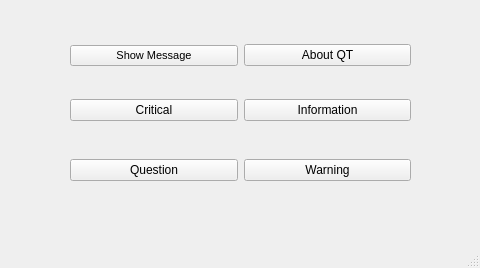
<?xml version="1.0" encoding="UTF-8"?>
<ui version="4.0">
 <class>MainWindow</class>
 <widget class="QMainWindow" name="MainWindow">
  <property name="geometry">
   <rect>
    <x>0</x>
    <y>0</y>
    <width>480</width>
    <height>268</height>
   </rect>
  </property>
  <property name="windowTitle">
   <string>MainWindow</string>
  </property>
  <widget class="QWidget" name="centralwidget">
   <widget class="QWidget" name="">
    <property name="geometry">
     <rect>
      <x>70</x>
      <y>30</y>
      <width>341</width>
      <height>51</height>
     </rect>
    </property>
    <layout class="QHBoxLayout" name="horizontalLayout">
     <item>
      <widget class="QPushButton" name="pushButton">
       <property name="font">
        <font>
         <family>Segoe UI Symbol</family>
         <pointsize>8</pointsize>
        </font>
       </property>
       <property name="text">
        <string>Show Message</string>
       </property>
      </widget>
     </item>
     <item>
      <widget class="QPushButton" name="pushButton_2">
       <property name="text">
        <string>About QT</string>
       </property>
      </widget>
     </item>
    </layout>
   </widget>
   <widget class="QWidget" name="">
    <property name="geometry">
     <rect>
      <x>70</x>
      <y>90</y>
      <width>341</width>
      <height>41</height>
     </rect>
    </property>
    <layout class="QHBoxLayout" name="horizontalLayout_2">
     <item>
      <widget class="QPushButton" name="pushButton_3">
       <property name="text">
        <string>Critical</string>
       </property>
      </widget>
     </item>
     <item>
      <widget class="QPushButton" name="pushButton_4">
       <property name="text">
        <string>Information</string>
       </property>
      </widget>
     </item>
    </layout>
   </widget>
   <widget class="QWidget" name="">
    <property name="geometry">
     <rect>
      <x>70</x>
      <y>150</y>
      <width>341</width>
      <height>41</height>
     </rect>
    </property>
    <layout class="QHBoxLayout" name="horizontalLayout_3">
     <item>
      <widget class="QPushButton" name="pushButton_5">
       <property name="text">
        <string>Question</string>
       </property>
      </widget>
     </item>
     <item>
      <widget class="QPushButton" name="pushButton_6">
       <property name="text">
        <string>Warning</string>
       </property>
      </widget>
     </item>
    </layout>
   </widget>
  </widget>
  <widget class="QMenuBar" name="menubar">
   <property name="geometry">
    <rect>
     <x>0</x>
     <y>0</y>
     <width>480</width>
     <height>21</height>
    </rect>
   </property>
  </widget>
  <widget class="QStatusBar" name="statusbar"/>
 </widget>
 <resources/>
 <connections/>
</ui>
